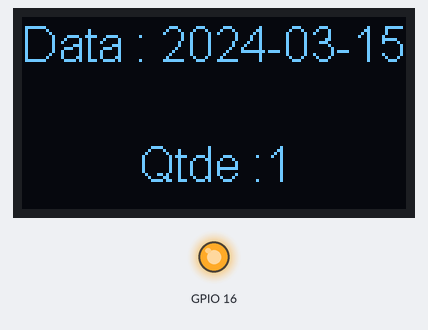
The program below on a simulated ESP32. Shown: 128×64 one-colour display, output pins drawn as LEDs (lit = HIGH). WiFi joins after 1.5 s; servers stay silent unless stated; network time is answered at once with the bench clock; the local clock reads 2024-03-15 10:24:30 at power-on unless the program sets it; no radio packets arrive unless stated; what the program prints to the serial monitor is not drawn.

Above: at 5.7 s.

The program:

main.cpp
```cpp
/*********
  Rui Santos
  Complete project details at https://randomnerdtutorials.com
  Based on the NTP Client library example
*********/
#include <Arduino.h>
//Carrega as bibliotecas do ESP32 e Blynk
#include <WiFi.h>
#include <WiFiClient.h>
#include <SPI.h>
#include <LoRa.h>
#include <Wire.h>
#include <SSD1306.h>
#include <WiFiClientSecure.h>
#include <UniversalTelegramBot.h>
#include "Seeed_BME280.h"
#include <NTPClient.h>

// Pin definetion of WIFI LoRa 32
// HelTec AutoMation 2017 support@heltec.cn
#define SCK 5   // GPIO5  -- SX127x's SCK
#define MISO 19 // GPIO19 -- SX127x's MISO
#define MOSI 27 // GPIO27 -- SX127x's MOSI
#define SS 18   // GPIO18 -- SX127x's CS
#define RST 14  // GPIO14 -- SX127x's RESET
#define DI0 26  // GPIO26 -- SX127x's IRQ(Interrupt Request)
#define posX 21
#define posY 0
#define intervalo 500

BME280 bme280;

// Replace with your network credentials
const char *ssid = "netvirtua_203";
const char *password = "1073847000";

int16_t utc = -3; //UTC -3:00 Brazil

// Define NTP Client to get time
//WiFiUDP ntpUDP;
//NTPClient timeClient(ntpUDP);
WiFiUDP ntpUDP;
NTPClient timeClient(ntpUDP, "a.st1.ntp.br", utc * 3600, 60000);

// Variables to save date and time
String formattedDate;
String formattedTime;

static String dayStamp;
static String vDtAnterior;
static String vDtAtual;
String timeStamp;
int vCountprocess = 0;
int vCountBrewCode = 0;

static float humidity;
static float temperature;
String ipStr;

SSD1306 display(0x3c, 4, 15); //Cria e ajusta o Objeto display

void sendSensor()
{

  temperature = bme280.getTemperature();
  humidity = bme280.getHumidity();

  if (isnan(humidity || isnan(temperature)))
  {
    Serial.println("Failed to read from DHT sensor!");
    return;
  }
}

/**************************************************************************
  função que envia os dados para o display
**************************************************************************/
/*void displayData()
{
  formattedTime = timeClient.getFormattedTime();
  Serial.print(formattedTime);

  Serial.print("  Temp: => ");
  Serial.print(temperature);
  Serial.print("  Hum => ");
  Serial.println(humidity);
  display.clear(); // Apaga o display
  display.setFont(ArialMT_Plain_10);
  display.drawString(3, 0, "T:");
  display.drawString(14, 0, String(temperature));
  display.drawString(44, 0, "oC");
  display.drawString(75, 0, "H:");
  display.drawString(87, 0, String(humidity));
  display.drawString(117, 0, "%");

  timeClient.update();

  while (!timeClient.update())
  {
    timeClient.forceUpdate();
  }

  //formattedDate = timeClient.getFormattedDate();
  //SSerial.println(formattedDate);

  // Extract date
  int splitT = formattedDate.indexOf("T");
  dayStamp = formattedDate.substring(0, splitT);
  Serial.print("DATE: ");
  Serial.println(dayStamp);

  display.setTextAlignment(TEXT_ALIGN_CENTER);
  display.setFont(ArialMT_Plain_24);
  display.drawString(45, 18, String(dayStamp));

  display.setFont(ArialMT_Plain_10);
  display.drawString(46, 50, "IP: " + ipStr);

  display.display(); // Envia o buffer de dados para o display
  delay(10);
}
*/
void setDate()
{
  while (!timeClient.update())
  {
    timeClient.forceUpdate();
  }
  // The formattedDate comes with the following format:
  // 2018-05-28T16:00:13Z
  // We need to extract date and time
  formattedDate = timeClient.getFormattedDate();
  Serial.println(formattedDate);

  formattedTime = timeClient.getFormattedTime();
  Serial.print(formattedTime);

  // Extract date
  int splitT = formattedDate.indexOf("T");
  dayStamp = formattedDate.substring(0, splitT);
  Serial.print("DATE: ");
  Serial.println(dayStamp);
  // Extract time
  //timeStamp = formattedDate.substring(splitT + 1, formattedDate.length() - 1);
  Serial.print("HOUR: ");
  Serial.println(formattedTime);
  delay(1000);
}

void setup()
{

  //O estado do GPIO16 é utilizado para controlar o display OLED

  pinMode(16, OUTPUT);
  //Reseta as configurações do display OLED
  digitalWrite(16, LOW);
  //Para o OLED permanecer ligado, o GPIO16 deve permanecer HIGH
  //Deve estar em HIGH antes de chamar o display.init() e fazer as demais configurações,
  //não inverta a ordem
  digitalWrite(16, HIGH);

  display.init();
  display.flipScreenVertically();
  display.setTextAlignment(TEXT_ALIGN_LEFT);
  display.setFont(ArialMT_Plain_16);
  display.flipScreenVertically(); //inverte verticalmente a tela (opcional)

  // Initialize Serial Monitor
  Serial.begin(9600);
  Serial.print("Connecting to ");
  Serial.println(ssid);
  WiFi.begin(ssid, password);
  while (WiFi.status() != WL_CONNECTED)
  {
    delay(500);
    Serial.print(".");
  }
  // Print local IP address and start web server
  Serial.println("");
  Serial.println("WiFi connected.");
  Serial.println("IP address: ");
  Serial.println(WiFi.localIP());

  while (!Serial)
    ;
  Serial.println("LoRa Sender");

  SPI.begin(SCK, MISO, MOSI, SS);
  LoRa.setPins(SS, RST, DI0);
  if (!LoRa.begin(433E6))
  {
    Serial.println("Starting LoRa failed!");
    while (1)
      ;
  }

  if (!bme280.init())
  {
    Serial.println("Device error BME280...!");
  }

  // Initialize a NTPClient to get time
  timeClient.begin();
  // Set offset time in seconds to adjust for your timezone, for example:
  // GMT +1 = 3600
  // GMT +8 = 28800
  // GMT -1 = -3600
  // GMT 0 = 0
  timeClient.setTimeOffset(3600);
}

void vWriteDt()
{

  vDtAtual = dayStamp;

  display.setTextAlignment(TEXT_ALIGN_CENTER);
  display.setFont(ArialMT_Plain_16);
  display.drawString(64, 0, "Data : " + String(vDtAtual));

  Serial.println("DATA ATUAL <=> " + vDtAtual);
  if (vDtAtual == vDtAnterior)
  {
    vCountBrewCode = 1;
    Serial.println("DATA IGUAL... ");
    display.drawString(64, 22, "data igual...");
  }
  else
  {
    Serial.println("DATA DIFERENTE <=> " + vDtAtual);
    vDtAnterior = vDtAtual;
    vCountBrewCode = vCountBrewCode + 1;
    display.drawString(64, 40, "Qtde :" + String(vCountBrewCode));

    Serial.println("QTDE PROCESS <=> " + vCountBrewCode);
  }
  display.display();
  delay(1000);
}

void vProcess()
{

  if (vCountprocess == 0)
  {

    vDtAnterior = vDtAtual;
  }
  else
  {

    vCountprocess = 1;
  }
}

void loop()
{

  Serial.println("Loop...");
  vProcess();
  delay(1000);
  Serial.println("Setando a data!!");
  setDate();
  Serial.println("Data correta!!");
  delay(1000);
  Serial.println("*************************************");
  setDate();
  vWriteDt();
  //displayData(); // indica no display

  delay(180000);
}
```
